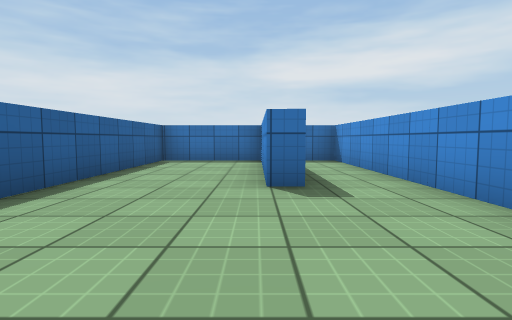
View 1 (above)

15 first-person views from a walk through a Unity game level. The camera is 0.62 m above the floor, tilts 4° down and sees 80° across. The floor is counted in squares, 1 m on a side. Each view is taken from the middle of a square. On the plan, view 1 faces up. The plan holds only what a view shows up to about 9 squares ahead; the rest is blank. The player is left out. Surface patterns are stand-ins for the level's own textures.

View 2
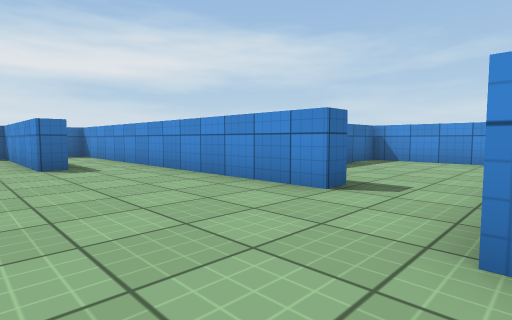

View 3
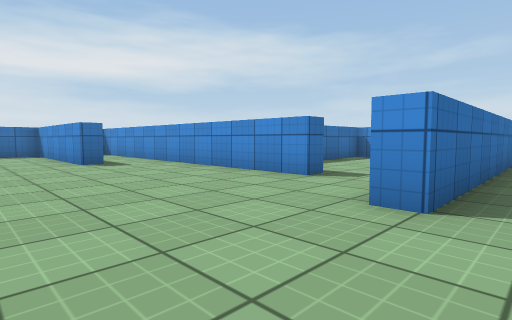

View 4
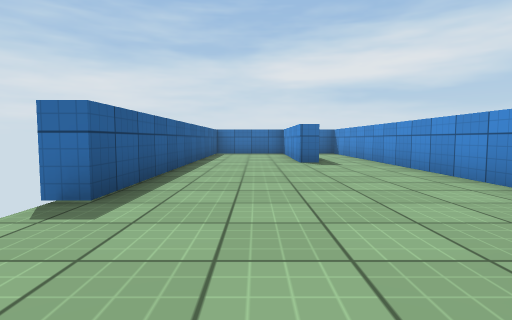

View 5
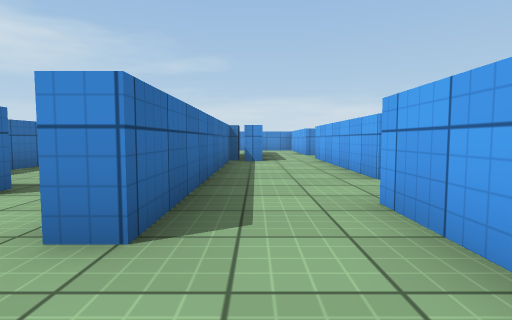

View 6
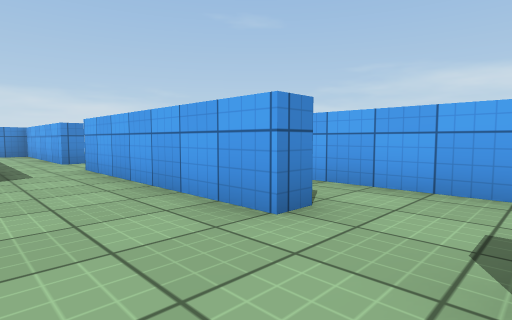

View 7
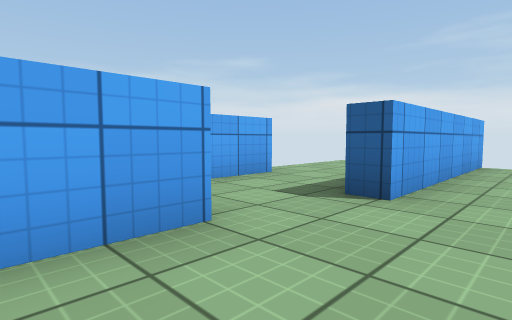

View 8
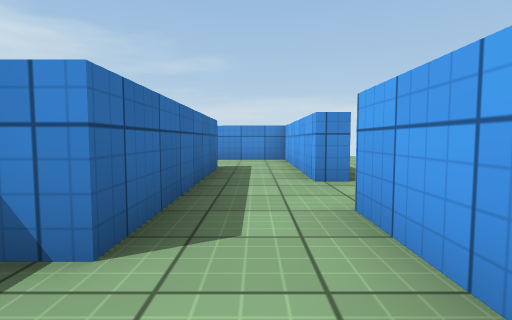

View 9
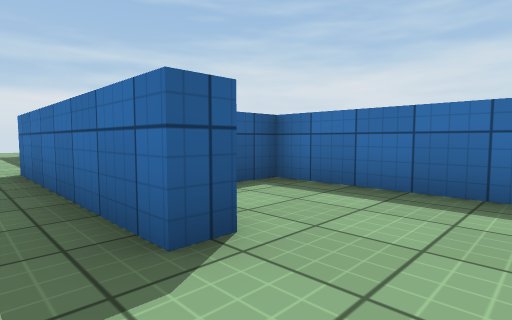

View 10
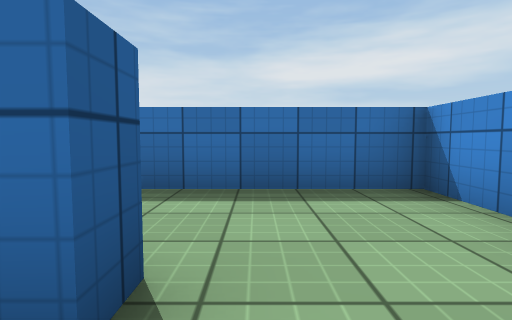

View 11
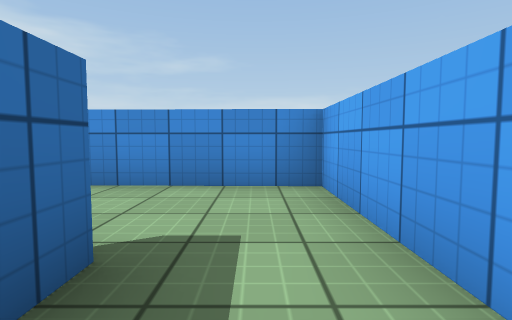

View 12
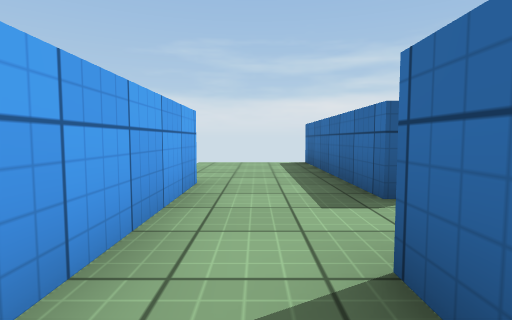

View 13
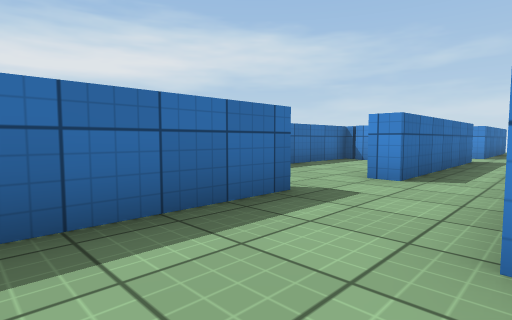

View 14
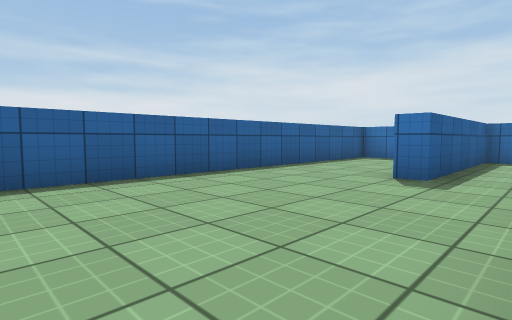

View 15
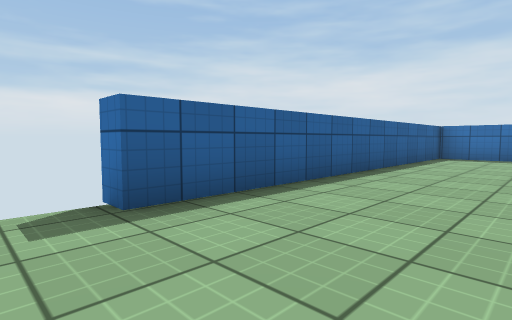

### Floor plan
Ten units are one square. View 1 is at (0, 0); x grows to the right and y downward. Boxes are objects, and circles mark ways between rooms. Rooms are numbered by the first view taken in them; rooms with no view inside come last. Other rooms are left out.
<svg viewBox="-36 -92 192 175">
<path fill="none" stroke="#000" d="M29 10 23 10 23 -87 7 -87 6 -39 1 -39 2 -87 -27 -87 -27 10M8 33 8 28M78 18 78 -9 50 -9M-31 52 4 52M36 64 36 59 86 59M4 52 19 52 19 57 -30 57M7 78 34 78M76 33 8 33M104 59 124 59M125 42 75 42 75 36M125 36 125 42M124 59 149 59 151 13 108 13 108 22M104 64 104 59M86 64 36 64M34 78 46 78"/>
<circle cx="10" cy="40" r="3" fill="#2a7"/>
<circle cx="115" cy="50" r="3" fill="#2a7"/>
<circle cx="40" cy="70" r="3" fill="#2a7"/>
<circle cx="95" cy="60" r="3" fill="#2a7"/>
<text x="10" y="-10">1</text>
<text x="30" y="60">2</text>
<text x="130" y="30">3</text>
<text x="120" y="70">4</text>
</svg>
Room 1 opens to room 2. Room 2 opens to room 3. Room 2 opens to room 4.

Where each view was taken, in squares from view 1:
view 1: 0 up, 0 right, facing up
view 2: 3 down, 1 left, facing up-right
view 3: 4 down, 2 left, facing up-right
view 4: 4 down, 1 left, facing up
view 5: 4 down, 1 left, facing right
view 6: 4 down, 2 right, facing down-right
view 7: 4 down, 5 right, facing down-left
view 8: 5 down, 6 right, facing right
view 9: 5 down, 14 right, facing up-left
view 10: 5 down, 13 right, facing up
view 11: 5 down, 11 right, facing right
view 12: 7 down, 5 right, facing left
view 13: 8 down, 1 left, facing up-right
view 14: 1 down, 2 right, facing up-left
view 15: 2 down, 0 right, facing up-left
